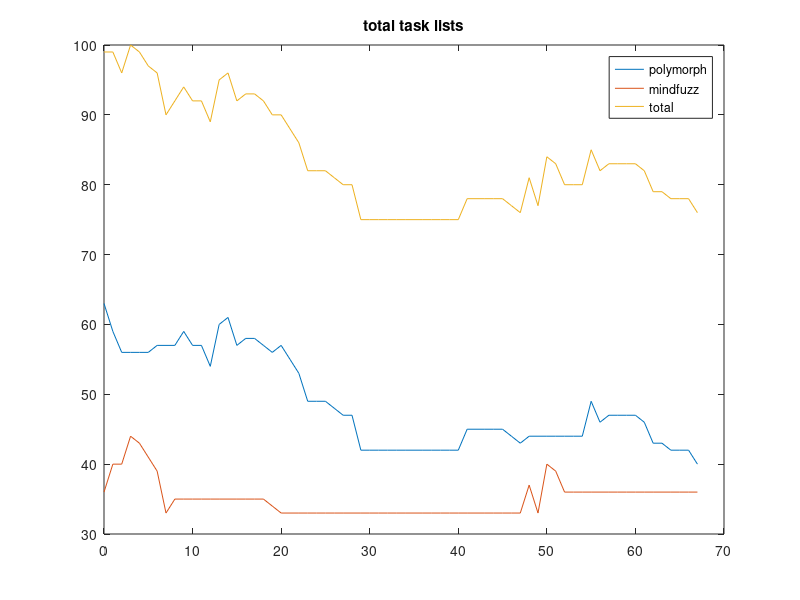
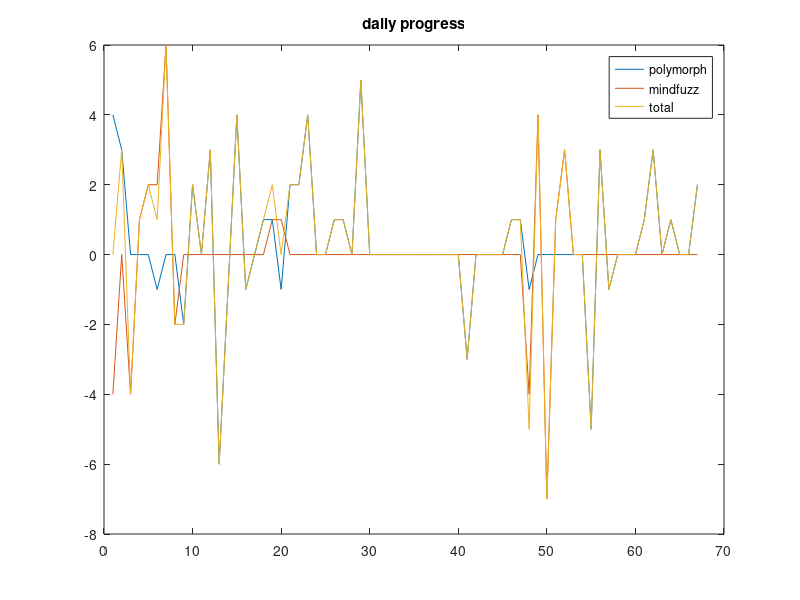

MATLAB code for these plots, in order:
close all
clear all

polymorph_pixel_tasks = [63,59,56,56,56,56,57,57,57,59,57,57,54,60,61,...
    57,58,58,57,56,57,55,53,49,49,49,48,47,47,42,42,42,42,42,42,42,42,...
    42,42,42,42,45,45,45,45,45,44,43,44,44,44,44,44,44,44,49,46,47,47,...
    47,47,46,43,43,42,42,42,40]';
mindfuzz_design_tasks = [36,40,40,44,43,41,39,33,35,35,35,35,35,35,35,...
    35,35,35,35,34,33,33,33,33,33,33,33,33,33,33,33,33,33,33,33,33,33,...
    33,33,33,33,33,33,33,33,33,33,33,37,33,40,39,36,36,36,36,36,36,36,...
    36,36,36,36,36,36,36,36,36]';
total_design_tasks = polymorph_pixel_tasks + mindfuzz_design_tasks;

l = length(polymorph_pixel_tasks);

x = linspace(0, l-1, l);

polymorph_deltas = polymorph_pixel_tasks(2:l) -...
    polymorph_pixel_tasks(1:l-1);
mindfuzz_deltas = mindfuzz_design_tasks(2:l) -...
    mindfuzz_design_tasks(1:l-1);
total_deltas = polymorph_deltas + mindfuzz_deltas;

figure
plot(x,polymorph_pixel_tasks);
hold on
plot(x,mindfuzz_design_tasks);
plot(x,total_design_tasks);
title('total task lists');
legend('polymorph','mindfuzz','total');

figure
plot(-1*polymorph_deltas);
hold on
plot(-1*mindfuzz_deltas);
plot(-1*total_deltas);
title('daily progress');
legend('polymorph', 'mindfuzz', 'total');